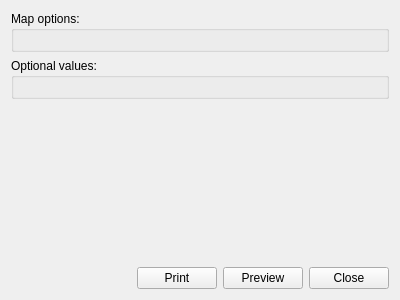
<?xml version="1.0" encoding="UTF-8"?>
<ui version="4.0">
 <class>dlg_fastprint</class>
 <widget class="QDialog" name="dlg_fastprint">
  <property name="geometry">
   <rect>
    <x>0</x>
    <y>0</y>
    <width>400</width>
    <height>300</height>
   </rect>
  </property>
  <property name="windowTitle">
   <string>Dialog</string>
  </property>
  <layout class="QGridLayout" name="gridLayout">
   <item row="3" column="0">
    <layout class="QHBoxLayout" name="horizontalLayout_2">
     <item>
      <spacer name="horizontalSpacer_2">
       <property name="orientation">
        <enum>Qt::Horizontal</enum>
       </property>
       <property name="sizeHint" stdset="0">
        <size>
         <width>40</width>
         <height>20</height>
        </size>
       </property>
      </spacer>
     </item>
     <item>
      <widget class="QPushButton" name="btn_print">
       <property name="focusPolicy">
        <enum>Qt::NoFocus</enum>
       </property>
       <property name="text">
        <string>Print</string>
       </property>
      </widget>
     </item>
     <item>
      <widget class="QPushButton" name="btn_preview">
       <property name="focusPolicy">
        <enum>Qt::NoFocus</enum>
       </property>
       <property name="text">
        <string>Preview</string>
       </property>
      </widget>
     </item>
     <item>
      <widget class="QPushButton" name="btn_close">
       <property name="focusPolicy">
        <enum>Qt::NoFocus</enum>
       </property>
       <property name="text">
        <string>Close</string>
       </property>
      </widget>
     </item>
    </layout>
   </item>
   <item row="1" column="0">
    <widget class="QGroupBox" name="grb_option_values">
     <property name="title">
      <string>Optional values:</string>
     </property>
     <layout class="QGridLayout" name="gridLayout_4">
      <item row="0" column="0">
       <layout class="QGridLayout" name="lyt_data_2"/>
      </item>
     </layout>
    </widget>
   </item>
   <item row="0" column="0">
    <widget class="QGroupBox" name="grb_map_options">
     <property name="title">
      <string>Map options:</string>
     </property>
     <layout class="QGridLayout" name="gridLayout_2">
      <item row="0" column="0">
       <layout class="QGridLayout" name="lyt_data_1"/>
      </item>
     </layout>
    </widget>
   </item>
   <item row="2" column="0">
    <spacer name="verticalSpacer">
     <property name="orientation">
      <enum>Qt::Vertical</enum>
     </property>
     <property name="sizeHint" stdset="0">
      <size>
       <width>20</width>
       <height>40</height>
      </size>
     </property>
    </spacer>
   </item>
  </layout>
 </widget>
 <resources/>
 <connections/>
</ui>
